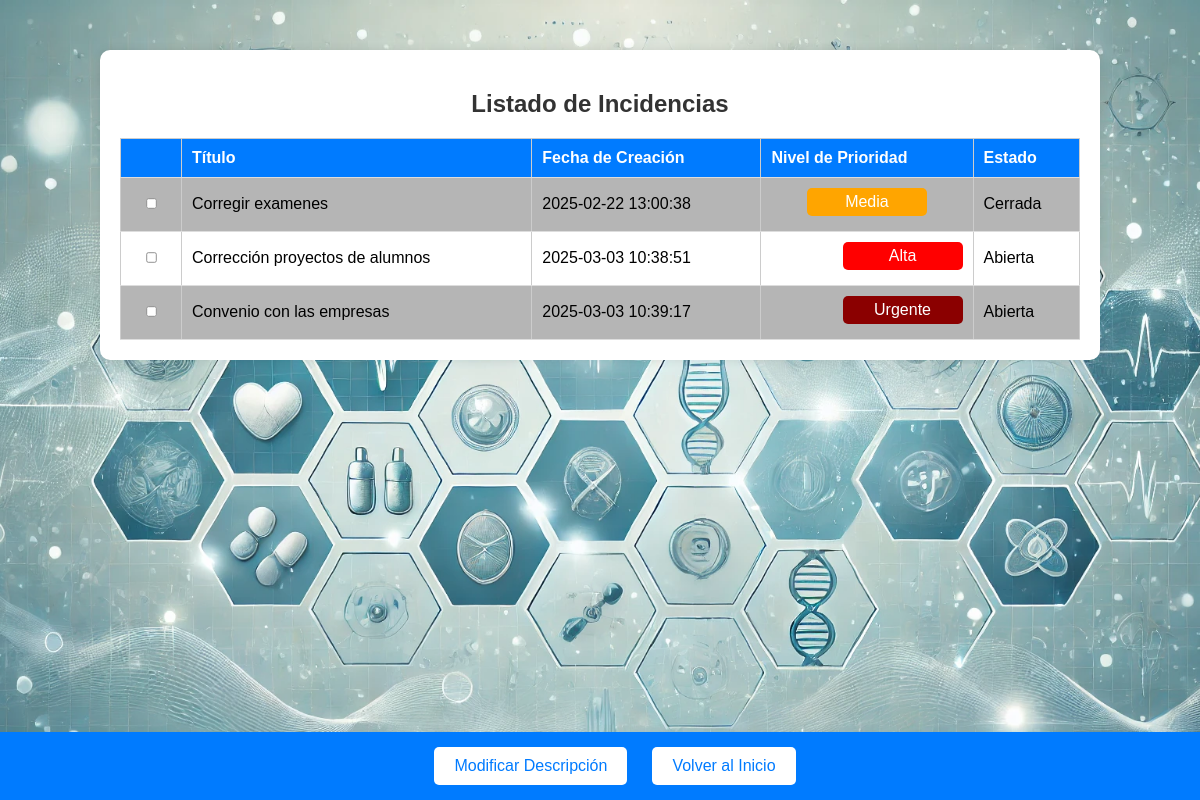
The app's page /Proyecto/listar_incidencias.php (signed in) with its own data.
### tables this page shows
CREATE TABLE `INCIDENCIAS` (
  `ID_INCIDENCIA` int(5) NOT NULL,
  `TITULO` varchar(200) NOT NULL,
  `DESCRIPCION` text NOT NULL,
  `FECHA_CREACION` datetime NOT NULL DEFAULT current_timestamp(),
  `NIVEL_PRIORIDAD` enum('Baja','Media','Alta','Urgente') NOT NULL,
  `ESTADO` enum('Abierta','Cerrada') NOT NULL DEFAULT 'Abierta',
  `ID_PROVINCIA` int(5) NOT NULL,
  `ID` int(5) NOT NULL
);

### Proyecto/listar_incidencias.php (the view, shortened to what this page needs)
<?php
require 'db_connection.php';
$user_id = $_SESSION['user_id'];
$is_admin = $_SESSION['admin'] ?? 0;
try {
    if ($is_admin) {
        $sql = "SELECT i.ID_INCIDENCIA, i.TITULO, i.FECHA_CREACION, i.NIVEL_PRIORIDAD, i.ESTADO,
                       u.NOMBRE AS USUARIO, p.NOMBRE_PROVINCIA AS PROVINCIA
                FROM INCIDENCIAS i
                JOIN USUARIOS u ON i.ID = u.ID
                JOIN PROVINCIAS p ON i.ID_PROVINCIA = p.ID_PROVINCIA";
        $stmt = $conn->prepare($sql);
    } else {
        $sql = "SELECT ID_INCIDENCIA, TITULO, FECHA_CREACION, NIVEL_PRIORIDAD, ESTADO
                FROM INCIDENCIAS WHERE ID = ?";
        $stmt = $conn->prepare($sql);
        $stmt->bind_param("i", $user_id);
    }
    $stmt->execute();
    $result = $stmt->get_result();
    $incidencias = $result->fetch_all(MYSQLI_ASSOC);
} catch (Exception $e) {
    error_log("Error en la consulta: " . $e->getMessage());
    exit("Error al cargar las incidencias. Detalles en el log.");
}
?>
<!DOCTYPE html>
<html lang="es">
<head>
    <link rel="stylesheet" href="styles.css">
    <link rel="stylesheet" href="https://cdnjs.cloudflare.com/ajax/libs/font-awesome/6.4.2/css/all.min.css">
</head>
<body>
    <div class="container">
        <h2>Listado de Incidencias</h2>
        <table>
            <thead>
                <tr>
                    <th class="checkbox-column"></th>
                    <th>Título</th>
                    <th>Fecha de Creación</th>
                    <th>Nivel de Prioridad</th>
                    <th>Estado</th>
                </tr>
            </thead>
            <tbody>
                <?php foreach ($incidencias as $incidencia): ?>
                <tr>
                    <td class="checkbox-column">
                        <input type="checkbox" value="<?php echo $incidencia['ID_INCIDENCIA']; ?>">
                    </td>
                    <td><?php echo htmlspecialchars($incidencia['TITULO']); ?></td>
                    <td><?php echo htmlspecialchars($incidencia['FECHA_CREACION']); ?></td>
                    <td>
                        <div class="priority-container">
                            <span class="priority <?php echo htmlspecialchars($incidencia['NIVEL_PRIORIDAD']); ?>">
                                <?php echo htmlspecialchars($incidencia['NIVEL_PRIORIDAD']); ?>
                            </span>
                        </div>
                    </td>
                    <td><?php echo htmlspecialchars($incidencia['ESTADO']); ?></td>
                </tr>
                <?php endforeach; ?>
            </tbody>
        </table>
    </div>
    <div class="fixed-bar">
        <button onclick="modifyDescription()">Modificar Descripción</button>
        <button onclick="goHome()">Volver al Inicio</button>
    </div>
</body>
</html>

### Proyecto/styles.css (style rules this page uses)
body { margin: 0; padding: 0; font-family: Arial, sans-serif; background: url('background.webp') no-repeat center center fixed; background-size: cover; }
.container { width: 80%; margin: 50px auto; background: rgba(255, 255, 255, 0.3); padding: 20px; border-radius: 10px; box-shadow: 0 4px 8px rgba(0, 0, 0, 0.2); position: relative; backdrop-filter: blur(3px); }
h2 { text-align: center; }
table { width: 100%; border-collapse: collapse; margin-top: 20px; }
table, th, td { border: 1px solid #ccc; }
th, td { padding: 10px; text-align: left; }
th { background-color: #007bff; color: white; }
tr:nth-child(even) { background-color: #f2f2f2; }

### Proyecto/listar_incidencias.php (style rules this page uses)
body { font-family: Arial, sans-serif; background-color: #f4f4f4; margin: 0; padding: 0; }
.container { width: 80%; margin: 50px auto; background: white; padding: 20px; box-shadow: 0 0 10px rgba(0, 0, 0, 0.1); border-radius: 10px; }
h2 { text-align: center; color: #333; }
table { width: 100%; border-collapse: collapse; margin-top: 20px; }
tr:nth-child(odd) { background-color: rgba(176, 176, 176, 0.93); }
tr:nth-child(even) { background-color: white; }
th, td { padding: 10px; text-align: left; border-bottom: 1px solid #ddd; }
th { background-color: #007BFF; color: white; }
.fixed-bar { position: fixed; bottom: 0; width: 100%; background: #007BFF; padding: 15px; text-align: center; font-size: 18px; color: white; }
.fixed-bar button { background: white; color: #007BFF; border: none; padding: 10px 20px; cursor: pointer; font-size: 16px; border-radius: 5px; margin: 0 10px; }
.priority { padding: 5px 10px; border-radius: 5px; color: white; display: inline-block; width: 100px; text-align: center; margin-bottom: 5px; }
.Media { background-color: orange; }
.priority-container:has(.Media) { align-items: center !important; }
.Alta { background-color: red; }
.priority-container:has(.Alta) { align-items: end !important; }
.Urgente { background-color: darkred; }
.priority-container:has(.Urgente) { align-items: end !important; }
.priority-container { display: flex; flex-direction: column-reverse; align-items: flex-start; }
.checkbox-column { width: 40px; text-align: center; }
input[type="checkbox"] { transform: scale(0.8); cursor: pointer; }

### records on screen
incidencias: TITULO "Corregir examenes", FECHA_CREACION "2025-02-22 13:00:38", NIVEL_PRIORIDAD "Media", ESTADO "Cerrada"
incidencias: TITULO "Corrección proyectos de alumnos", FECHA_CREACION "2025-03-03 10:38:51", NIVEL_PRIORIDAD "Alta", ESTADO "Abierta"
incidencias: TITULO "Convenio con las empresas", FECHA_CREACION "2025-03-03 10:39:17", NIVEL_PRIORIDAD "Urgente", ESTADO "Abierta"
